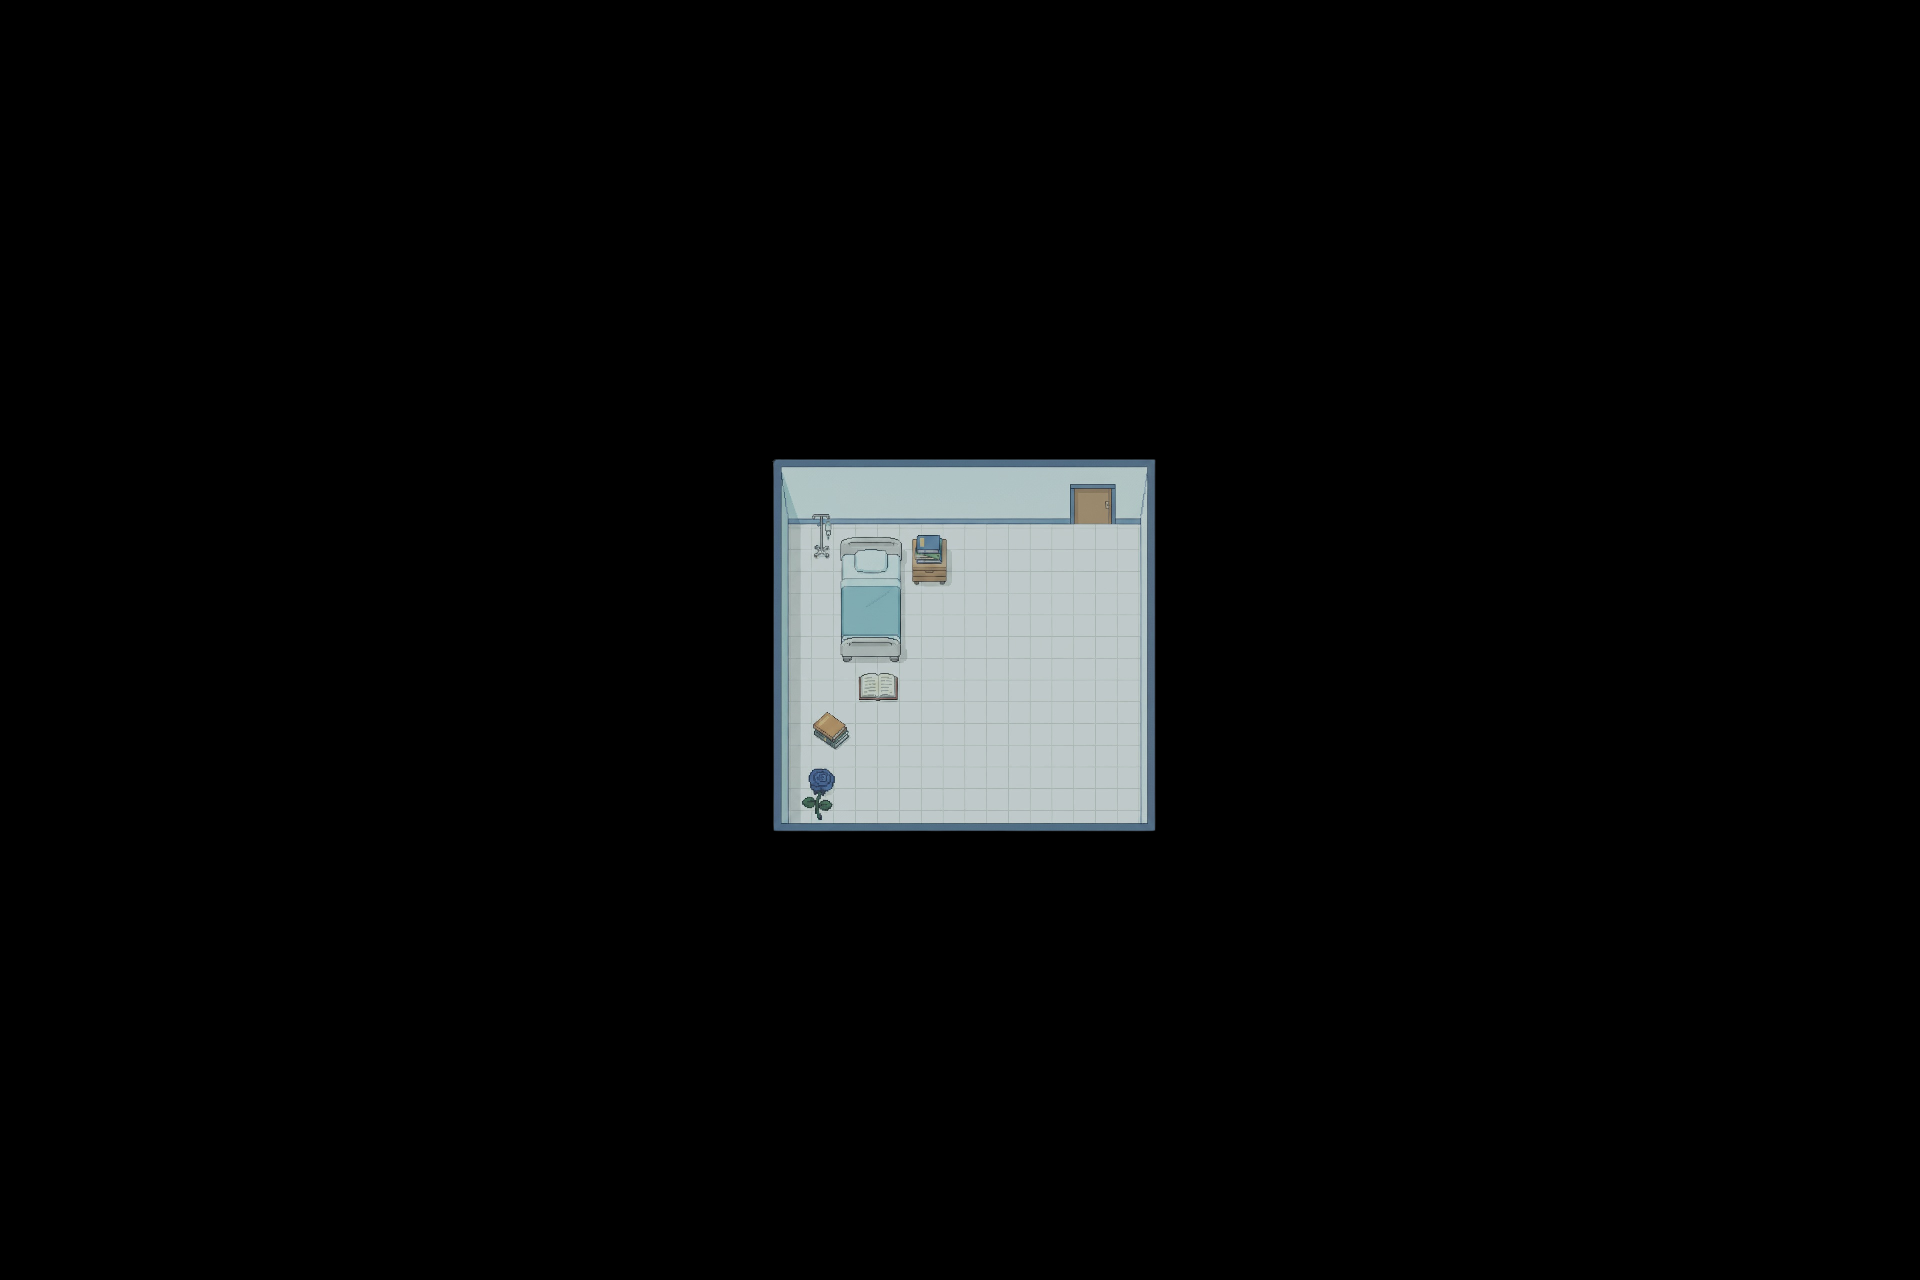

A 2D game scene composited from a Tiled map and its tileset images. What follows is a short description and the map's XML, with each tile layer's data collapsed to a summary:
An orthogonal 30x20 tile map with 64x64 px tiles, 1 tile layer (ground) and 12 objects (flower, book3, book2, book1).

<map version="1.10" tiledversion="1.11.2" orientation="orthogonal" renderorder="right-down" width="30" height="20" tilewidth="64" tileheight="64" infinite="0" nextlayerid="6" nextobjectid="15">
 <tileset firstgid="1" source="room1.tsx" />
 <layer id="2" name="ground" class="ground" width="30" height="20">
  <data>[600 cells, 64 non-empty, 64 distinct tile ids]</data>
 </layer>
 <objectgroup id="3" name="collision">
  <object id="1" x="785" y="459" width="285" height="65.3333" />
  <object id="2" x="774" y="458.75" width="15" height="370.5" />
  <object id="3" x="770.182" y="823.273" width="385" height="8" />
  <object id="4" x="1140.64" y="459.364" width="14.3636" height="365" />
  <object id="5" x="846" y="547.5" width="50" height="100.5" />
  <object id="6" x="918" y="545" width="23" height="22" />
  <object id="8" x="1114.5" y="458" width="39.5" height="66" />
 </objectgroup>
 <objectgroup id="4" name="interact" class="interact">
  <object id="9" name="flower" x="799" y="765" width="41.5" height="55.5" />
  <object id="10" name="book3" x="810.5" y="709.5" width="40" height="41" />
  <object id="11" name="book2" x="858.5" y="673.5" width="38" height="27" />
  <object id="12" name="book1" x="911.5" y="533.5" width="36" height="53" />
 </objectgroup>
 <objectgroup id="5" name="door">
  <object id="14" x="1067.5" y="458.5" width="49.5" height="65.3182" />
 </objectgroup>
</map>
